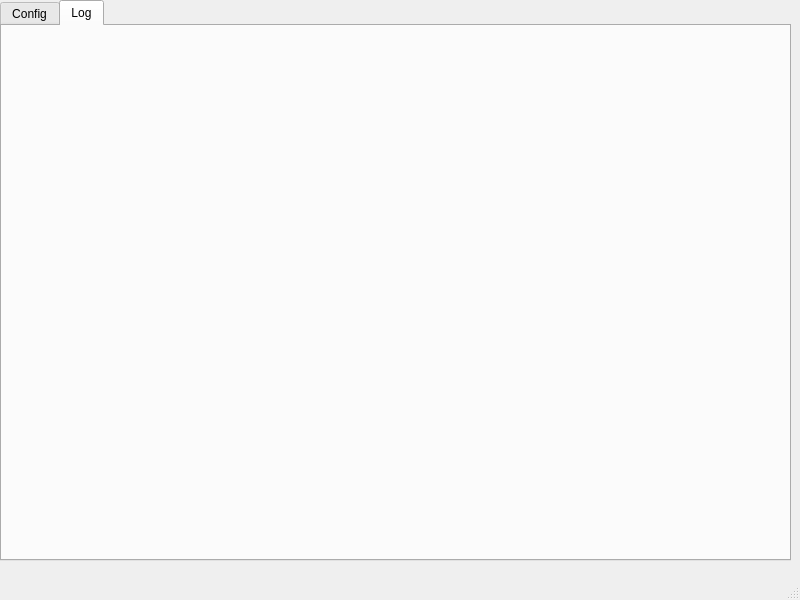
<?xml version="1.0" encoding="UTF-8"?>
<ui version="4.0">
 <class>MainWindow</class>
 <widget class="QMainWindow" name="MainWindow">
  <property name="geometry">
   <rect>
    <x>0</x>
    <y>0</y>
    <width>800</width>
    <height>600</height>
   </rect>
  </property>
  <property name="windowTitle">
   <string>MainWindow</string>
  </property>
  <widget class="QWidget" name="centralwidget">
   <widget class="QTabWidget" name="tabWidget">
    <property name="geometry">
     <rect>
      <x>0</x>
      <y>0</y>
      <width>791</width>
      <height>561</height>
     </rect>
    </property>
    <property name="currentIndex">
     <number>1</number>
    </property>
    <widget class="QWidget" name="config_tab">
     <attribute name="title">
      <string>Config</string>
     </attribute>
     <widget class="QLabel" name="label">
      <property name="geometry">
       <rect>
        <x>10</x>
        <y>10</y>
        <width>61</width>
        <height>16</height>
       </rect>
      </property>
      <property name="text">
       <string>Serial Port</string>
      </property>
     </widget>
     <widget class="QTextEdit" name="textEdit">
      <property name="geometry">
       <rect>
        <x>10</x>
        <y>30</y>
        <width>50</width>
        <height>23</height>
       </rect>
      </property>
     </widget>
     <widget class="QPushButton" name="StartBtn">
      <property name="geometry">
       <rect>
        <x>350</x>
        <y>500</y>
        <width>80</width>
        <height>21</height>
       </rect>
      </property>
      <property name="text">
       <string>Start Server</string>
      </property>
     </widget>
    </widget>
    <widget class="QWidget" name="log_tab">
     <attribute name="title">
      <string>Log</string>
     </attribute>
    </widget>
   </widget>
  </widget>
  <widget class="QMenuBar" name="menubar">
   <property name="geometry">
    <rect>
     <x>0</x>
     <y>0</y>
     <width>800</width>
     <height>20</height>
    </rect>
   </property>
  </widget>
  <widget class="QStatusBar" name="statusbar"/>
 </widget>
 <resources/>
 <connections/>
</ui>
